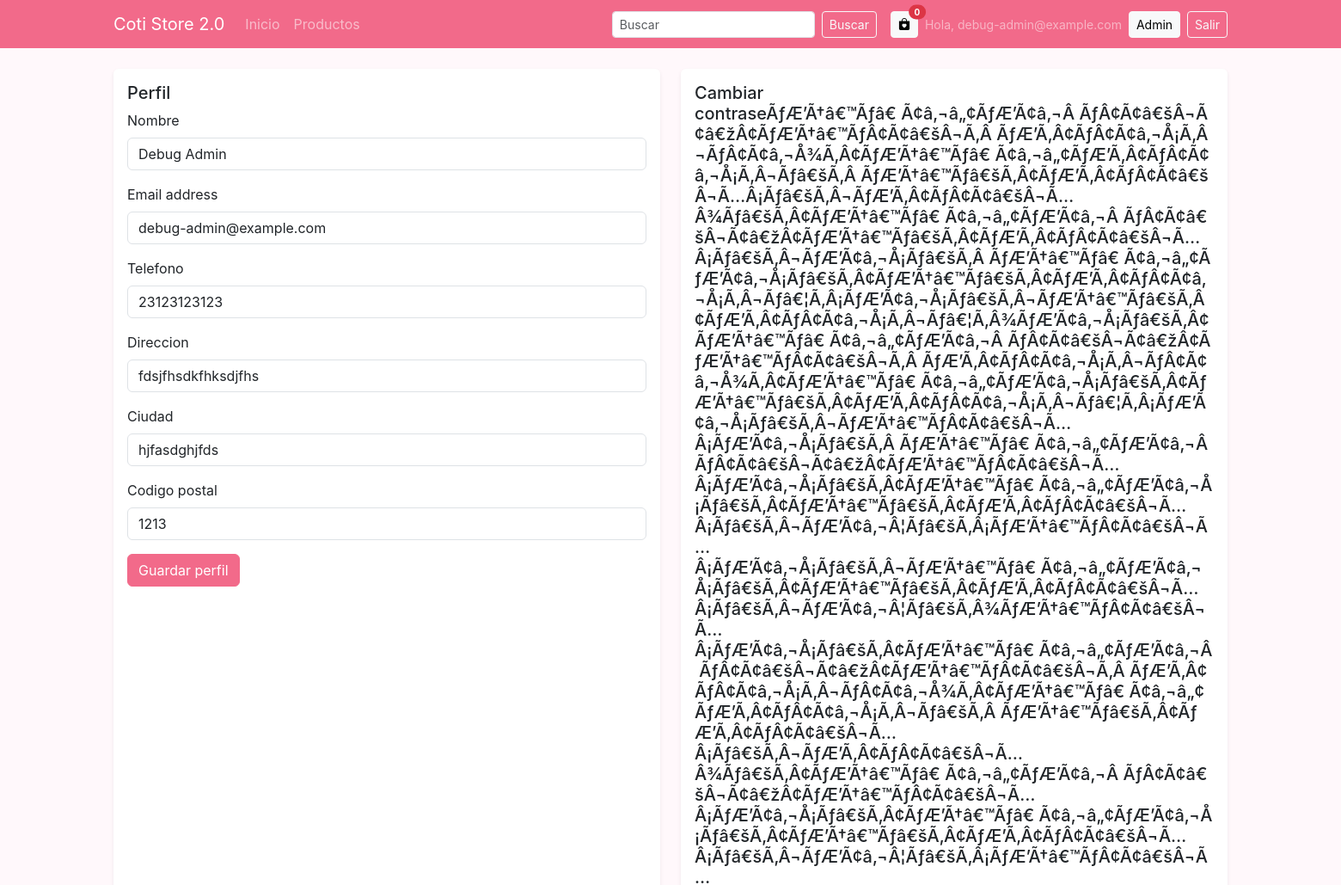
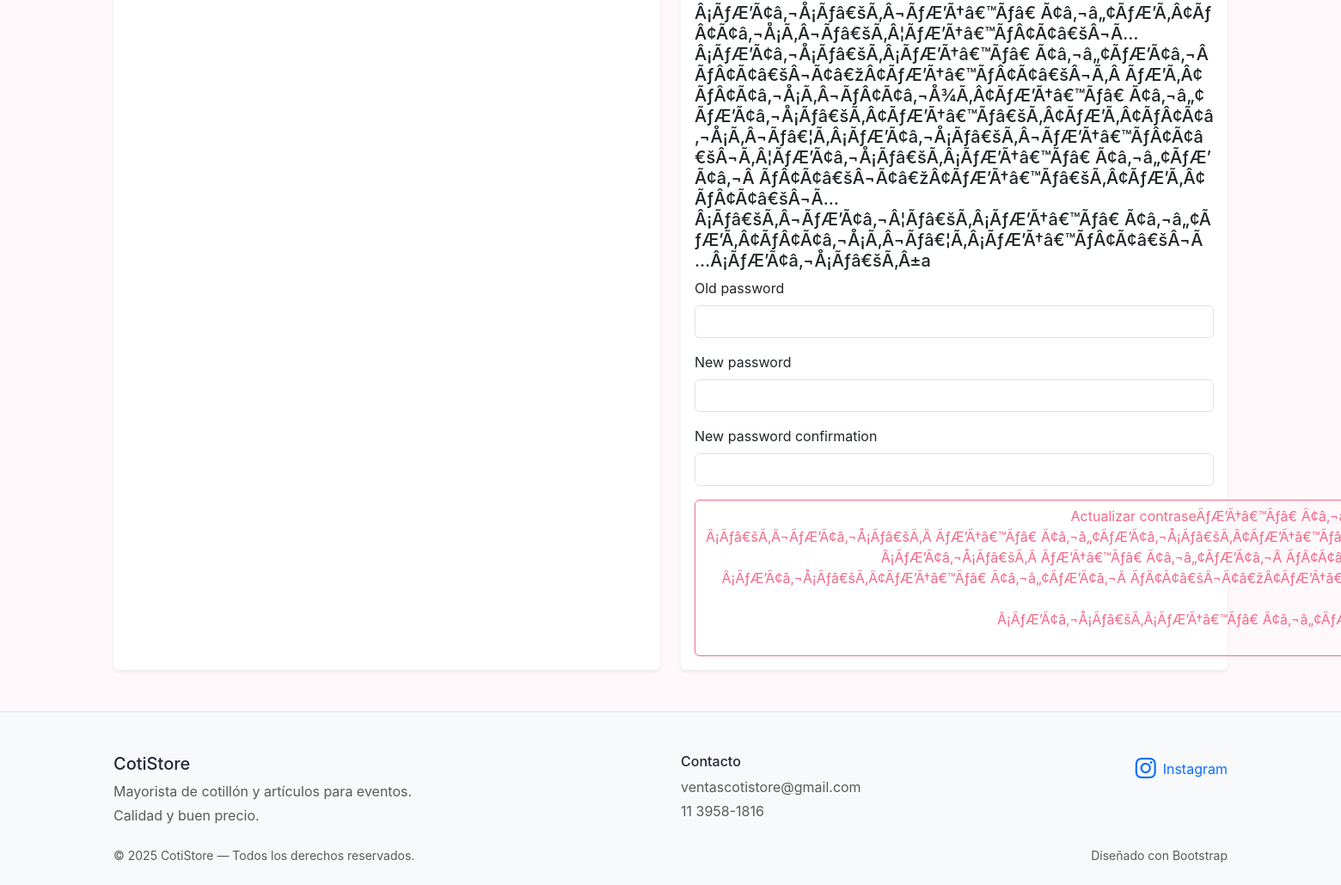
The page /account/ (signed in) on the database its author committed (2 pictures, top to bottom).
### users/models.py (models this page shows, shortened)
class CustomUser(AbstractUser):
    ROLE_CHOICES = (
        ("user", "Usuario"),
        ("admin", "Administrador"),
    )
    APPROVAL_CHOICES = (
        ("pending", "Pendiente"),
        ("approved", "Aprobado"),
        ("rejected", "Rechazado"),
    )
    name = models.CharField("nombre", max_length=150, blank=True, default="")
    phone = models.CharField("telefono", max_length=50, blank=True, default="")
    document_number = models.CharField("dni/cuil", max_length=40, blank=True, default="")
    address = models.CharField("direccion", max_length=255, blank=True, default="")
    city = models.CharField("ciudad", max_length=120, blank=True, default="")
    zip_code = models.CharField("codigo postal", max_length=20, blank=True, default="")
    avatar = models.ImageField("avatar", upload_to="avatars/", blank=True, null=True)
    role = models.CharField("rol", max_length=10, choices=ROLE_CHOICES, default="user")
    approval_status = models.CharField("estado de aprobacion", max_length=10, choices=APPROVAL_CHOICES, default="pending")
    welcome_email_sent_at = models.DateTimeField("bienvenida enviada el", null=True, blank=True)
    last_password_changed_at = models.DateTimeField("ultima clave cambiada el", null=True, blank=True)
    must_change_password = models.BooleanField("debe cambiar clave", default=False)
    shipping_quote_amount = models.DecimalField("presupuesto de envio", max_digits=12, decimal_places=2, null=True, blank=True)
    shipping_quote_note = models.TextField("detalle de envio", blank=True, default="")
    shipping_quote_updated_at = models.DateTimeField("presupuesto de envio actualizado el", null=True, blank=True)
    groups = models.ManyToManyField(
        "auth.Group",
        related_name="customuser_set",
        blank=True,
        help_text="Grupos de permisos heredados."
    )
    user_permissions = models.ManyToManyField(
        "auth.Permission",
        related_name="customuser_set",
        blank=True,
        help_text="Permisos específicos para el usuario."
    )
    class Meta:
        verbose_name = "Usuario"
        verbose_name_plural = "Usuarios"

### users/views.py (the view, shortened to what this page needs)
# urls.py: path("account/", ProfileView.as_view(), name="account"),
class ProfileView(LoginRequiredMixin, generic.TemplateView):
    template_name = "account/profile.html"
    def get_context_data(self, **kwargs):
        ctx = super().get_context_data(**kwargs)
        ctx["title"] = "Perfil"
        ctx["profile_form"] = ProfileForm(instance=self.request.user)
        ctx["password_form"] = CustomPasswordChangeForm(self.request.user)
        return ctx

### users/forms.py
class ProfileForm(forms.ModelForm):
    class Meta:
        model = CustomUser
        fields = ["name", "email", "phone", "address", "city", "zip_code"]
        widgets = {
            "name": forms.TextInput(attrs={"class": "form-control"}),
            "email": forms.EmailInput(attrs={"class": "form-control"}),
            "phone": forms.TextInput(attrs={"class": "form-control"}),
            "address": forms.TextInput(attrs={"class": "form-control"}),
            "city": forms.TextInput(attrs={"class": "form-control"}),
            "zip_code": forms.TextInput(attrs={"class": "form-control"}),
        }

class CustomPasswordChangeForm(PasswordChangeForm):
    def __init__(self, *args, **kwargs):
        super().__init__(*args, **kwargs)
        for field in self.fields.values():
            field.widget.attrs.setdefault("class", "form-control")

### templates/account/profile.html (shortened to what this page needs)
{% extends "base.html" %}
{% block content %}
<div class="row g-4">
  <div class="col-lg-6">
    <div class="card border-0 shadow-sm h-100">
      <div class="card-body">
        <h5 class="card-title">Perfil</h5>
        <form method="post">
          {% for field in profile_form %}
            <div class="mb-3">
              <label class="form-label" for="{{ field.id_for_label }}">{{ field.label }}</label>
              {{ field }}
            </div>
          {% endfor %}
          <button class="btn btn-primary" type="submit">Guardar perfil</button>
        </form>
      </div>
    </div>
  </div>
  <div class="col-lg-6">
    <div class="card border-0 shadow-sm h-100">
      <div class="card-body">
        <h5 class="card-title">Cambiar contraseÃƒÆ’Ã†â€™Ãƒâ€ Ã¢â‚¬â„¢ÃƒÆ’Ã¢â‚¬Â ÃƒÂ¢Ã¢â€šÂ¬Ã¢â€žÂ¢ÃƒÆ’Ã†â€™ÃƒÂ¢Ã¢â€šÂ¬Ã‚Â ÃƒÆ’Ã‚Â¢ÃƒÂ¢Ã¢â‚¬Å¡Ã‚Â¬ÃƒÂ¢Ã¢â‚¬Å¾Ã‚Â¢ÃƒÆ’Ã†â€™Ãƒâ€ Ã¢â‚¬â„¢ÃƒÆ’Ã‚Â¢ÃƒÂ¢Ã¢â‚¬Å¡Ã‚Â¬Ãƒâ€šÃ‚Â ÃƒÆ’Ã†â€™Ãƒâ€šÃ‚Â¢ÃƒÆ’Ã‚Â¢ÃƒÂ¢Ã¢â€šÂ¬Ã…Â¡Ãƒâ€šÃ‚Â¬ÃƒÆ’Ã‚Â¢ÃƒÂ¢Ã¢â€šÂ¬Ã…Â¾Ãƒâ€šÃ‚Â¢ÃƒÆ’Ã†â€™Ãƒâ€ Ã¢â‚¬â„¢ÃƒÆ’Ã¢â‚¬Â ÃƒÂ¢Ã¢â€šÂ¬Ã¢â€žÂ¢ÃƒÆ’Ã†â€™Ãƒâ€šÃ‚Â¢ÃƒÆ’Ã‚Â¢ÃƒÂ¢Ã¢â€šÂ¬Ã…Â¡Ãƒâ€šÃ‚Â¬ÃƒÆ’Ã¢â‚¬Å¡Ãƒâ€šÃ‚Â ÃƒÆ’Ã†â€™Ãƒâ€ Ã¢â‚¬â„¢ÃƒÆ’Ã¢â‚¬Å¡Ãƒâ€šÃ‚Â¢ÃƒÆ’Ã†â€™Ãƒâ€šÃ‚Â¢ÃƒÆ’Ã‚Â¢ÃƒÂ¢Ã¢â‚¬Å¡Ã‚Â¬Ãƒâ€¦Ã‚Â¡ÃƒÆ’Ã¢â‚¬Å¡Ãƒâ€šÃ‚Â¬ÃƒÆ’Ã†â€™Ãƒâ€šÃ‚Â¢ÃƒÆ’Ã‚Â¢ÃƒÂ¢Ã¢â‚¬Å¡Ã‚Â¬Ãƒâ€¦Ã‚Â¾ÃƒÆ’Ã¢â‚¬Å¡Ãƒâ€šÃ‚Â¢ÃƒÆ’Ã†â€™Ãƒâ€ Ã¢â‚¬â„¢ÃƒÆ’Ã¢â‚¬Â ÃƒÂ¢Ã¢â€šÂ¬Ã¢â€žÂ¢ÃƒÆ’Ã†â€™ÃƒÂ¢Ã¢â€šÂ¬Ã‚Â ÃƒÆ’Ã‚Â¢ÃƒÂ¢Ã¢â‚¬Å¡Ã‚Â¬ÃƒÂ¢Ã¢â‚¬Å¾Ã‚Â¢ÃƒÆ’Ã†â€™Ãƒâ€ Ã¢â‚¬â„¢ÃƒÆ’Ã¢â‚¬Å¡Ãƒâ€šÃ‚Â¢ÃƒÆ’Ã†â€™Ãƒâ€šÃ‚Â¢ÃƒÆ’Ã‚Â¢ÃƒÂ¢Ã¢â‚¬Å¡Ã‚Â¬Ãƒâ€¦Ã‚Â¡ÃƒÆ’Ã¢â‚¬Å¡Ãƒâ€šÃ‚Â¬ÃƒÆ’Ã†â€™ÃƒÂ¢Ã¢â€šÂ¬Ã…Â¡ÃƒÆ’Ã¢â‚¬Å¡Ãƒâ€šÃ‚Â ÃƒÆ’Ã†â€™Ãƒâ€ Ã¢â‚¬â„¢ÃƒÆ’Ã¢â‚¬Â ÃƒÂ¢Ã¢â€šÂ¬Ã¢â€žÂ¢ÃƒÆ’Ã†â€™ÃƒÂ¢Ã¢â€šÂ¬Ã…Â¡ÃƒÆ’Ã¢â‚¬Å¡Ãƒâ€šÃ‚Â¢ÃƒÆ’Ã†â€™Ãƒâ€ Ã¢â‚¬â„¢ÃƒÆ’Ã¢â‚¬Å¡Ãƒâ€šÃ‚Â¢ÃƒÆ’Ã†â€™Ãƒâ€šÃ‚Â¢ÃƒÆ’Ã‚Â¢ÃƒÂ¢Ã¢â€šÂ¬Ã…Â¡Ãƒâ€šÃ‚Â¬ÃƒÆ’Ã¢â‚¬Â¦Ãƒâ€šÃ‚Â¡ÃƒÆ’Ã†â€™ÃƒÂ¢Ã¢â€šÂ¬Ã…Â¡ÃƒÆ’Ã¢â‚¬Å¡Ãƒâ€šÃ‚Â¬ÃƒÆ’Ã†â€™Ãƒâ€ Ã¢â‚¬â„¢ÃƒÆ’Ã¢â‚¬Å¡Ãƒâ€šÃ‚Â¢ÃƒÆ’Ã†â€™Ãƒâ€šÃ‚Â¢ÃƒÆ’Ã‚Â¢ÃƒÂ¢Ã¢â€šÂ¬Ã…Â¡Ãƒâ€šÃ‚Â¬ÃƒÆ’Ã¢â‚¬Â¦Ãƒâ€šÃ‚Â¾ÃƒÆ’Ã†â€™ÃƒÂ¢Ã¢â€šÂ¬Ã…Â¡ÃƒÆ’Ã¢â‚¬Å¡Ãƒâ€šÃ‚Â¢ÃƒÆ’Ã†â€™Ãƒâ€ Ã¢â‚¬â„¢ÃƒÆ’Ã¢â‚¬Â ÃƒÂ¢Ã¢â€šÂ¬Ã¢â€žÂ¢ÃƒÆ’Ã†â€™ÃƒÂ¢Ã¢â€šÂ¬Ã‚Â ÃƒÆ’Ã‚Â¢ÃƒÂ¢Ã¢â‚¬Å¡Ã‚Â¬ÃƒÂ¢Ã¢â‚¬Å¾Ã‚Â¢ÃƒÆ’Ã†â€™Ãƒâ€ Ã¢â‚¬â„¢ÃƒÆ’Ã‚Â¢ÃƒÂ¢Ã¢â‚¬Å¡Ã‚Â¬Ãƒâ€šÃ‚Â ÃƒÆ’Ã†â€™Ãƒâ€šÃ‚Â¢ÃƒÆ’Ã‚Â¢ÃƒÂ¢Ã¢â€šÂ¬Ã…Â¡Ãƒâ€šÃ‚Â¬ÃƒÆ’Ã‚Â¢ÃƒÂ¢Ã¢â€šÂ¬Ã…Â¾Ãƒâ€šÃ‚Â¢ÃƒÆ’Ã†â€™Ãƒâ€ Ã¢â‚¬â„¢ÃƒÆ’Ã¢â‚¬Â ÃƒÂ¢Ã¢â€šÂ¬Ã¢â€žÂ¢ÃƒÆ’Ã†â€™ÃƒÂ¢Ã¢â€šÂ¬Ã…Â¡ÃƒÆ’Ã¢â‚¬Å¡Ãƒâ€šÃ‚Â¢ÃƒÆ’Ã†â€™Ãƒâ€ Ã¢â‚¬â„¢ÃƒÆ’Ã¢â‚¬Å¡Ãƒâ€šÃ‚Â¢ÃƒÆ’Ã†â€™Ãƒâ€šÃ‚Â¢ÃƒÆ’Ã‚Â¢ÃƒÂ¢Ã¢â€šÂ¬Ã…Â¡Ãƒâ€šÃ‚Â¬ÃƒÆ’Ã¢â‚¬Â¦Ãƒâ€šÃ‚Â¡ÃƒÆ’Ã†â€™ÃƒÂ¢Ã¢â€šÂ¬Ã…Â¡ÃƒÆ’Ã¢â‚¬Å¡Ãƒâ€šÃ‚Â¬ÃƒÆ’Ã†â€™Ãƒâ€ Ã¢â‚¬â„¢ÃƒÆ’Ã‚Â¢ÃƒÂ¢Ã¢â‚¬Å¡Ã‚Â¬Ãƒâ€šÃ‚Â¦ÃƒÆ’Ã†â€™ÃƒÂ¢Ã¢â€šÂ¬Ã…Â¡ÃƒÆ’Ã¢â‚¬Å¡Ãƒâ€šÃ‚Â¡ÃƒÆ’Ã†â€™Ãƒâ€ Ã¢â‚¬â„¢ÃƒÆ’Ã¢â‚¬Â ÃƒÂ¢Ã¢â€šÂ¬Ã¢â€žÂ¢ÃƒÆ’Ã†â€™ÃƒÂ¢Ã¢â€šÂ¬Ã‚Â ÃƒÆ’Ã‚Â¢ÃƒÂ¢Ã¢â‚¬Å¡Ã‚Â¬ÃƒÂ¢Ã¢â‚¬Å¾Ã‚Â¢ÃƒÆ’Ã†â€™Ãƒâ€ Ã¢â‚¬â„¢ÃƒÆ’Ã¢â‚¬Å¡Ãƒâ€šÃ‚Â¢ÃƒÆ’Ã†â€™Ãƒâ€šÃ‚Â¢ÃƒÆ’Ã‚Â¢ÃƒÂ¢Ã¢â‚¬Å¡Ã‚Â¬Ãƒâ€¦Ã‚Â¡ÃƒÆ’Ã¢â‚¬Å¡Ãƒâ€šÃ‚Â¬ÃƒÆ’Ã†â€™ÃƒÂ¢Ã¢â€šÂ¬Ã‚Â¦ÃƒÆ’Ã¢â‚¬Å¡Ãƒâ€šÃ‚Â¡ÃƒÆ’Ã†â€™Ãƒâ€ Ã¢â‚¬â„¢ÃƒÆ’Ã¢â‚¬Â ÃƒÂ¢Ã¢â€šÂ¬Ã¢â€žÂ¢ÃƒÆ’Ã†â€™Ãƒâ€šÃ‚Â¢ÃƒÆ’Ã‚Â¢ÃƒÂ¢Ã¢â€šÂ¬Ã…Â¡Ãƒâ€šÃ‚Â¬ÃƒÆ’Ã¢â‚¬Â¦Ãƒâ€šÃ‚Â¡ÃƒÆ’Ã†â€™Ãƒâ€ Ã¢â‚¬â„¢ÃƒÆ’Ã‚Â¢ÃƒÂ¢Ã¢â‚¬Å¡Ã‚Â¬Ãƒâ€¦Ã‚Â¡ÃƒÆ’Ã†â€™ÃƒÂ¢Ã¢â€šÂ¬Ã…Â¡ÃƒÆ’Ã¢â‚¬Å¡Ãƒâ€šÃ‚Â±a</h5>
        <form method="post">
          {% for field in password_form %}
            <div class="mb-3">
              <label class="form-label" for="{{ field.id_for_label }}">{{ field.label }}</label>
              {{ field }}
            </div>
          {% endfor %}
          <button class="btn btn-outline-primary" type="submit">Actualizar contraseÃƒÆ’Ã†â€™Ãƒâ€ Ã¢â‚¬â„¢ÃƒÆ’Ã¢â‚¬Â ÃƒÂ¢Ã¢â€šÂ¬Ã¢â€žÂ¢ÃƒÆ’Ã†â€™ÃƒÂ¢Ã¢â€šÂ¬Ã‚Â ÃƒÆ’Ã‚Â¢ÃƒÂ¢Ã¢â‚¬Å¡Ã‚Â¬ÃƒÂ¢Ã¢â‚¬Å¾Ã‚Â¢ÃƒÆ’Ã†â€™Ãƒâ€ Ã¢â‚¬â„¢ÃƒÆ’Ã‚Â¢ÃƒÂ¢Ã¢â‚¬Å¡Ã‚Â¬Ãƒâ€šÃ‚Â ÃƒÆ’Ã†â€™Ãƒâ€šÃ‚Â¢ÃƒÆ’Ã‚Â¢ÃƒÂ¢Ã¢â€šÂ¬Ã…Â¡Ãƒâ€šÃ‚Â¬ÃƒÆ’Ã‚Â¢ÃƒÂ¢Ã¢â€šÂ¬Ã…Â¾Ãƒâ€šÃ‚Â¢ÃƒÆ’Ã†â€™Ãƒâ€ Ã¢â‚¬â„¢ÃƒÆ’Ã¢â‚¬Â ÃƒÂ¢Ã¢â€šÂ¬Ã¢â€žÂ¢ÃƒÆ’Ã†â€™Ãƒâ€šÃ‚Â¢ÃƒÆ’Ã‚Â¢ÃƒÂ¢Ã¢â€šÂ¬Ã…Â¡Ãƒâ€šÃ‚Â¬ÃƒÆ’Ã¢â‚¬Å¡Ãƒâ€šÃ‚Â ÃƒÆ’Ã†â€™Ãƒâ€ Ã¢â‚¬â„¢ÃƒÆ’Ã¢â‚¬Å¡Ãƒâ€šÃ‚Â¢ÃƒÆ’Ã†â€™Ãƒâ€šÃ‚Â¢ÃƒÆ’Ã‚Â¢ÃƒÂ¢Ã¢â‚¬Å¡Ã‚Â¬Ãƒâ€¦Ã‚Â¡ÃƒÆ’Ã¢â‚¬Å¡Ãƒâ€šÃ‚Â¬ÃƒÆ’Ã†â€™Ãƒâ€šÃ‚Â¢ÃƒÆ’Ã‚Â¢ÃƒÂ¢Ã¢â‚¬Å¡Ã‚Â¬Ãƒâ€¦Ã‚Â¾ÃƒÆ’Ã¢â‚¬Å¡Ãƒâ€šÃ‚Â¢ÃƒÆ’Ã†â€™Ãƒâ€ Ã¢â‚¬â„¢ÃƒÆ’Ã¢â‚¬Â ÃƒÂ¢Ã¢â€šÂ¬Ã¢â€žÂ¢ÃƒÆ’Ã†â€™ÃƒÂ¢Ã¢â€šÂ¬Ã‚Â ÃƒÆ’Ã‚Â¢ÃƒÂ¢Ã¢â‚¬Å¡Ã‚Â¬ÃƒÂ¢Ã¢â‚¬Å¾Ã‚Â¢ÃƒÆ’Ã†â€™Ãƒâ€ Ã¢â‚¬â„¢ÃƒÆ’Ã¢â‚¬Å¡Ãƒâ€šÃ‚Â¢ÃƒÆ’Ã†â€™Ãƒâ€šÃ‚Â¢ÃƒÆ’Ã‚Â¢ÃƒÂ¢Ã¢â‚¬Å¡Ã‚Â¬Ãƒâ€¦Ã‚Â¡ÃƒÆ’Ã¢â‚¬Å¡Ãƒâ€šÃ‚Â¬ÃƒÆ’Ã†â€™ÃƒÂ¢Ã¢â€šÂ¬Ã…Â¡ÃƒÆ’Ã¢â‚¬Å¡Ãƒâ€šÃ‚Â ÃƒÆ’Ã†â€™Ãƒâ€ Ã¢â‚¬â„¢ÃƒÆ’Ã¢â‚¬Â ÃƒÂ¢Ã¢â€šÂ¬Ã¢â€žÂ¢ÃƒÆ’Ã†â€™ÃƒÂ¢Ã¢â€šÂ¬Ã…Â¡ÃƒÆ’Ã¢â‚¬Å¡Ãƒâ€šÃ‚Â¢ÃƒÆ’Ã†â€™Ãƒâ€ Ã¢â‚¬â„¢ÃƒÆ’Ã¢â‚¬Å¡Ãƒâ€šÃ‚Â¢ÃƒÆ’Ã†â€™Ãƒâ€šÃ‚Â¢ÃƒÆ’Ã‚Â¢ÃƒÂ¢Ã¢â€šÂ¬Ã…Â¡Ãƒâ€šÃ‚Â¬ÃƒÆ’Ã¢â‚¬Â¦Ãƒâ€šÃ‚Â¡ÃƒÆ’Ã†â€™ÃƒÂ¢Ã¢â€šÂ¬Ã…Â¡ÃƒÆ’Ã¢â‚¬Å¡Ãƒâ€šÃ‚Â¬ÃƒÆ’Ã†â€™Ãƒâ€ Ã¢â‚¬â„¢ÃƒÆ’Ã¢â‚¬Å¡Ãƒâ€šÃ‚Â¢ÃƒÆ’Ã†â€™Ãƒâ€šÃ‚Â¢ÃƒÆ’Ã‚Â¢ÃƒÂ¢Ã¢â€šÂ¬Ã…Â¡Ãƒâ€šÃ‚Â¬ÃƒÆ’Ã¢â‚¬Â¦Ãƒâ€šÃ‚Â¾ÃƒÆ’Ã†â€™ÃƒÂ¢Ã¢â€šÂ¬Ã…Â¡ÃƒÆ’Ã¢â‚¬Å¡Ãƒâ€šÃ‚Â¢ÃƒÆ’Ã†â€™Ãƒâ€ Ã¢â‚¬â„¢ÃƒÆ’Ã¢â‚¬Â ÃƒÂ¢Ã¢â€šÂ¬Ã¢â€žÂ¢ÃƒÆ’Ã†â€™ÃƒÂ¢Ã¢â€šÂ¬Ã‚Â ÃƒÆ’Ã‚Â¢ÃƒÂ¢Ã¢â‚¬Å¡Ã‚Â¬ÃƒÂ¢Ã¢â‚¬Å¾Ã‚Â¢ÃƒÆ’Ã†â€™Ãƒâ€ Ã¢â‚¬â„¢ÃƒÆ’Ã‚Â¢ÃƒÂ¢Ã¢â‚¬Å¡Ã‚Â¬Ãƒâ€šÃ‚Â ÃƒÆ’Ã†â€™Ãƒâ€šÃ‚Â¢ÃƒÆ’Ã‚Â¢ÃƒÂ¢Ã¢â€šÂ¬Ã…Â¡Ãƒâ€šÃ‚Â¬ÃƒÆ’Ã‚Â¢ÃƒÂ¢Ã¢â€šÂ¬Ã…Â¾Ãƒâ€šÃ‚Â¢ÃƒÆ’Ã†â€™Ãƒâ€ Ã¢â‚¬â„¢ÃƒÆ’Ã¢â‚¬Â ÃƒÂ¢Ã¢â€šÂ¬Ã¢â€žÂ¢ÃƒÆ’Ã†â€™ÃƒÂ¢Ã¢â€šÂ¬Ã…Â¡ÃƒÆ’Ã¢â‚¬Å¡Ãƒâ€šÃ‚Â¢ÃƒÆ’Ã†â€™Ãƒâ€ Ã¢â‚¬â„¢ÃƒÆ’Ã¢â‚¬Å¡Ãƒâ€šÃ‚Â¢ÃƒÆ’Ã†â€™Ãƒâ€šÃ‚Â¢ÃƒÆ’Ã‚Â¢ÃƒÂ¢Ã¢â€šÂ¬Ã…Â¡Ãƒâ€šÃ‚Â¬ÃƒÆ’Ã¢â‚¬Â¦Ãƒâ€šÃ‚Â¡ÃƒÆ’Ã†â€™ÃƒÂ¢Ã¢â€šÂ¬Ã…Â¡ÃƒÆ’Ã¢â‚¬Å¡Ãƒâ€šÃ‚Â¬ÃƒÆ’Ã†â€™Ãƒâ€ Ã¢â‚¬â„¢ÃƒÆ’Ã‚Â¢ÃƒÂ¢Ã¢â‚¬Å¡Ã‚Â¬Ãƒâ€šÃ‚Â¦ÃƒÆ’Ã†â€™ÃƒÂ¢Ã¢â€šÂ¬Ã…Â¡ÃƒÆ’Ã¢â‚¬Å¡Ãƒâ€šÃ‚Â¡ÃƒÆ’Ã†â€™Ãƒâ€ Ã¢â‚¬â„¢ÃƒÆ’Ã¢â‚¬Â ÃƒÂ¢Ã¢â€šÂ¬Ã¢â€žÂ¢ÃƒÆ’Ã†â€™ÃƒÂ¢Ã¢â€šÂ¬Ã‚Â ÃƒÆ’Ã‚Â¢ÃƒÂ¢Ã¢â‚¬Å¡Ã‚Â¬ÃƒÂ¢Ã¢â‚¬Å¾Ã‚Â¢ÃƒÆ’Ã†â€™Ãƒâ€ Ã¢â‚¬â„¢ÃƒÆ’Ã¢â‚¬Å¡Ãƒâ€šÃ‚Â¢ÃƒÆ’Ã†â€™Ãƒâ€šÃ‚Â¢ÃƒÆ’Ã‚Â¢ÃƒÂ¢Ã¢â‚¬Å¡Ã‚Â¬Ãƒâ€¦Ã‚Â¡ÃƒÆ’Ã¢â‚¬Å¡Ãƒâ€šÃ‚Â¬ÃƒÆ’Ã†â€™ÃƒÂ¢Ã¢â€šÂ¬Ã‚Â¦ÃƒÆ’Ã¢â‚¬Å¡Ãƒâ€šÃ‚Â¡ÃƒÆ’Ã†â€™Ãƒâ€ Ã¢â‚¬â„¢ÃƒÆ’Ã¢â‚¬Â ÃƒÂ¢Ã¢â€šÂ¬Ã¢â€žÂ¢ÃƒÆ’Ã†â€™Ãƒâ€šÃ‚Â¢ÃƒÆ’Ã‚Â¢ÃƒÂ¢Ã¢â€šÂ¬Ã…Â¡Ãƒâ€šÃ‚Â¬ÃƒÆ’Ã¢â‚¬Â¦Ãƒâ€šÃ‚Â¡ÃƒÆ’Ã†â€™Ãƒâ€ Ã¢â‚¬â„¢ÃƒÆ’Ã‚Â¢ÃƒÂ¢Ã¢â‚¬Å¡Ã‚Â¬Ãƒâ€¦Ã‚Â¡ÃƒÆ’Ã†â€™ÃƒÂ¢Ã¢â€šÂ¬Ã…Â¡ÃƒÆ’Ã¢â‚¬Å¡Ãƒâ€šÃ‚Â±a</button>
        </form>
      </div>
    </div>
  </div>
</div>
{% endblock %}

### templates/base.html (shortened to what this page needs)
<!DOCTYPE html>
<html lang="es">
<head>
  <link rel="stylesheet" href="https://cdn.jsdelivr.net/npm/bootstrap@5.3.3/dist/css/bootstrap.min.css">
  <link rel="stylesheet" href="https://cdn.jsdelivr.net/npm/bootstrap-icons@1.11.3/font/bootstrap-icons.css">
</head>
<body>
  <nav class="navbar navbar-expand-lg navbar-dark navbar-custom mb-4">
    <div class="container">
      <a class="navbar-brand d-flex align-items-center gap-2" href="/">
        <span>Coti Store 2.0</span>
      </a>
      <div class="collapse navbar-collapse" id="mainNav">
        <ul class="navbar-nav me-auto">
          <li class="nav-item"><a class="nav-link" href="/">Inicio</a></li>
          <li class="nav-item"><a class="nav-link" href="{% url 'catalogo' %}">Productos</a></li>
        </ul>
        <form class="d-flex me-3" action="{% url 'catalogo' %}" method="get" role="search">
          <input class="form-control form-control-sm me-2" type="search" name="q" placeholder="Buscar" aria-label="Buscar">
          <button class="btn btn-sm btn-outline-light" type="submit">Buscar</button>
        </form>
        <div class="d-flex align-items-center gap-2">
          <button class="btn btn-sm btn-light position-relative" type="button" data-bs-toggle="offcanvas" data-bs-target="#offcanvasScrolling" aria-controls="offcanvasScrolling" title="Carrito">
            <i class="bi bi-bag-heart-fill"></i>
            <span class="position-absolute top-0 start-100 translate-middle badge rounded-pill bg-danger" id="cartCountBadge" style="font-size:10px;">0</span>
          </button>
          {% if user.is_authenticated %}
            <span class="text-white-50 small d-none d-md-inline">Hola, {{ user.username }}</span>
            {% if user.is_staff or user.is_superuser %}
              <a class="btn btn-sm btn-light" href="{% url 'admin:index' %}">Admin</a>
            {% else %}
              <a class="btn btn-sm btn-light" href="{% url 'account' %}">Mi cuenta</a>
            {% endif %}
            <form action="{% url 'logout' %}" method="post" class="d-inline">
              <button class="btn btn-sm btn-outline-light" type="submit">Salir</button>
            </form>
          {% else %}
            <a class="btn btn-sm btn-outline-light" href="{% url 'login' %}">Iniciar sesión</a>
            <a class="btn btn-sm btn-light" href="{% url 'signup' %}">Registrarse</a>
          {% endif %}
        </div>
      </div>
    </div>
  </nav>
  <main class="container mb-5">
    {% block content %}{% endblock %}
  </main>
  <footer class="pt-5 pb-4 bg-light border-top">
    <div class="container">
      <div class="row g-4">
        <div class="col-md-6">
          <h5 class="mb-2">CotiStore</h5>
          <p class="mb-1 text-muted">Mayorista de cotillón y artículos para eventos.</p>
          <p class="mb-0 text-muted">Calidad y buen precio.</p>
        </div>
        <div class="col-md-3">
          <h6 class="mb-2">Contacto</h6>
          <p class="mb-1 text-muted">ventascotistore@gmail.com</p>
          <p class="mb-0 text-muted">11 3958-1816</p>
        </div>
        <div class="col-md-3 d-flex align-items-start justify-content-md-end">
          <a class="text-primary d-flex align-items-center gap-2 text-decoration-none" href="https://www.instagram.com/cotistore_mayorista" target="_blank" rel="noopener noreferrer">
            <i class="bi bi-instagram fs-4"></i>
            <span>Instagram</span>
          </a>
        </div>
      </div>
      <div class="d-flex justify-content-between align-items-center small text-muted mt-4">
        <span>&copy; 2025 CotiStore — Todos los derechos reservados.</span>
        <span>Diseñado con Bootstrap</span>
      </div>
    </div>
  </footer>
</body>
</html>

### rows shown on the page
CustomUser: username "debug-admin@example.com", profile_form "Debug Admin" "debug-admin@example.com" "23123123123" "fdsjfhsdkfhksdjfhs" "hjfasdghjfds" "1213"

### other values the page prints
{{ field.label }} "Nombre" "Email address" "Telefono" "Direccion" "Ciudad" "Codigo postal"
{{ field.label }} "Old password" "New password" "New password confirmation"
